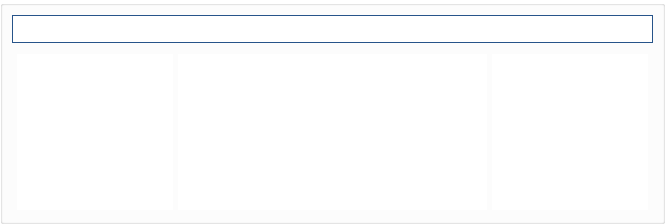
            <widget class="QGroupBox" name="groupBox_3">
             <property name="minimumSize">
              <size>
               <width>665</width>
               <height>224</height>
              </size>
             </property>
             <property name="maximumSize">
              <size>
               <width>665</width>
               <height>224</height>
              </size>
             </property>
             <property name="styleSheet">
              <string notr="true">background-color: rgb(255, 255, 255);</string>
             </property>
             <property name="title">
              <string/>
             </property>
             <widget class="QGroupBox" name="verticalGroupBox_2">
              <property name="geometry">
               <rect>
                <x>0</x>
                <y>0</y>
                <width>665</width>
                <height>224</height>
               </rect>
              </property>
              <property name="minimumSize">
               <size>
                <width>665</width>
                <height>224</height>
               </size>
              </property>
              <property name="maximumSize">
               <size>
                <width>665</width>
                <height>224</height>
               </size>
              </property>
              <layout class="QVBoxLayout" name="verticalLayout_3" stretch="1,4">
               <item>
                <widget class="QLabel" name="error_detail_1">
                 <property name="font">
                  <font>
                   <family>System-ui</family>
                   <pointsize>12</pointsize>
                  </font>
                 </property>
                 <property name="styleSheet">
                  <string notr="true">border: 1px solid #27548A;
color: rgb(224, 27, 36);
padding: 4px;</string>
                 </property>
                 <property name="text">
                  <string/>
                 </property>
                </widget>
               </item>
               <item>
                <layout class="QHBoxLayout" name="horizontalLayout_21" stretch="1,2,1">
                 <property name="spacing">
                  <number>5</number>
                 </property>
                 <property name="leftMargin">
                  <number>5</number>
                 </property>
                 <property name="topMargin">
                  <number>5</number>
                 </property>
                 <property name="rightMargin">
                  <number>5</number>
                 </property>
                 <property name="bottomMargin">
                  <number>5</number>
                 </property>
                 <item>
                  <widget class="QLabel" name="libro1_img1_lb">
                   <property name="minimumSize">
                    <size>
                     <width>156</width>
                     <height>156</height>
                    </size>
                   </property>
                   <property name="maximumSize">
                    <size>
                     <width>156</width>
                     <height>156</height>
                    </size>
                   </property>
                   <property name="text">
                    <string/>
                   </property>
                  </widget>
                 </item>
                 <item>
                  <widget class="QLabel" name="libro1_img2_lb">
                   <property name="minimumSize">
                    <size>
                     <width>0</width>
                     <height>156</height>
                    </size>
                   </property>
                   <property name="maximumSize">
                    <size>
                     <width>16777215</width>
                     <height>156</height>
                    </size>
                   </property>
                   <property name="font">
                    <font>
                     <family>System-ui</family>
                     <pointsize>14</pointsize>
                     <weight>75</weight>
                     <bold>true</bold>
                    </font>
                   </property>
                   <property name="text">
                    <string/>
                   </property>
                   <property name="pixmap">
                    <pixmap>img/base_big.png</pixmap>
                   </property>
                   <property name="alignment">
                    <set>Qt::AlignCenter</set>
                   </property>
                  </widget>
                 </item>
                 <item>
                  <widget class="QLabel" name="libro1_img3_lb">
                   <property name="minimumSize">
                    <size>
                     <width>156</width>
                     <height>156</height>
                    </size>
                   </property>
                   <property name="maximumSize">
                    <size>
                     <width>156</width>
                     <height>156</height>
                    </size>
                   </property>
                   <property name="text">
                    <string/>
                   </property>
                  </widget>
                 </item>
                </layout>
               </item>
              </layout>
             </widget>
            </widget>
